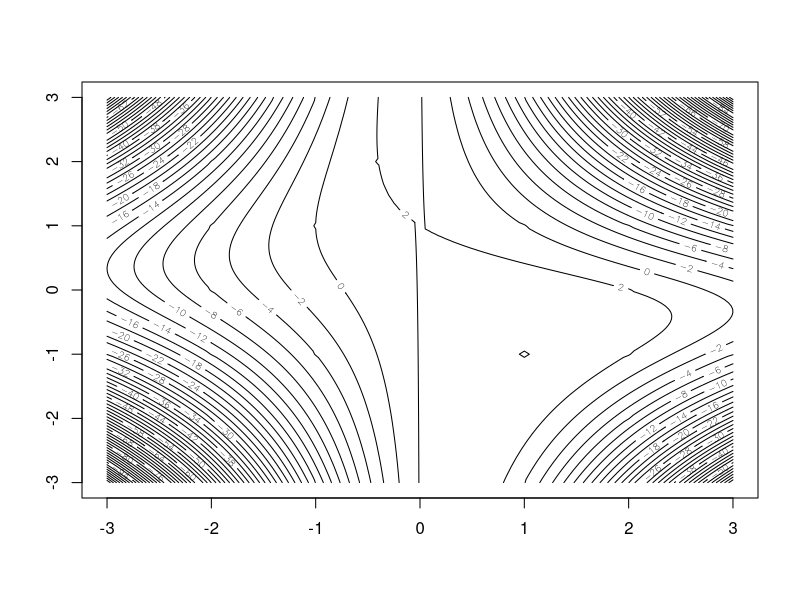
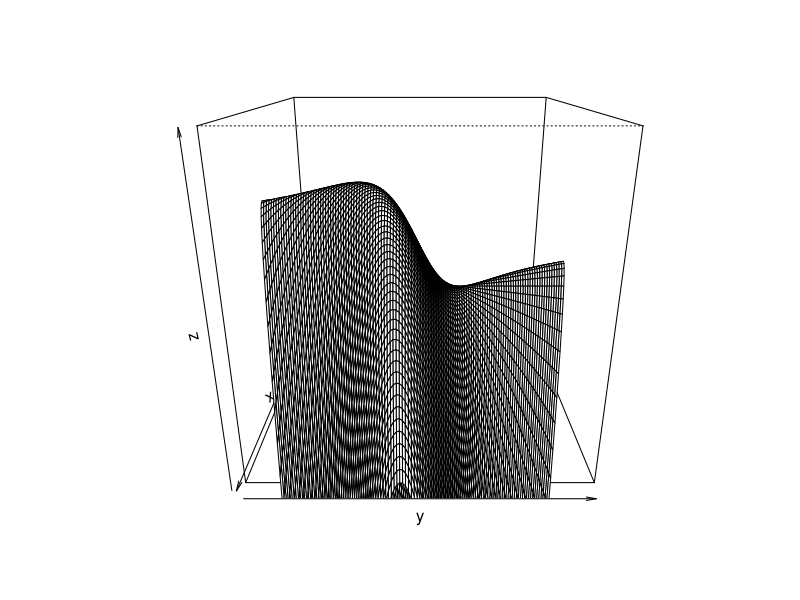

These figures' R source, in order:
## ---- chunk 1
knitr::opts_chunk$set(echo = TRUE)
## ---- chunk 2
f <- function(p){
  x <- p[1]
  y <- p[2]
  return(-x^2 -x^2*y^2 -2*x*y +2*x +2)
}
f_x <- function(p){
  x <- p[1]
  y <- p[2]
  return(-2*x -2*x*y^2 -2*y +2)
}
f_y <- function(p){
  x <- p[1]
  y <- p[2]
  return(-2*x^2*y-2*x)
}
f_xy <- function(p){
  x <- p[1]
  y <- p[2]
  return(-4*x*y-2)
}
f_xx <- function(p){
  x <- p[1]
  y <- p[2]
  return(-2 -2*y^2)
}
f_yy <- function(p){
  x <- p[1]
  y <- p[2]
  return(-2*x^2)
}
get_gradient <- function(p){
  return(c(f_x(p), f_y(p)))
}
get_hessian <- function(p){
  hess <- matrix(c(f_xx(p), f_xy(p), f_xy(p), f_yy(p)), ncol=2)
  return(hess)
}

x <- seq(-3,3,0.05)
y <- seq(-3,3,0.05)

lx <- length(x)
ly <- length(y)

points1 <- matrix(0,nrow=lx, ncol=ly)

for (i in 1:lx){
  for (q in 1:ly){
    points1[i,q] <- f(c(x[i], y[q]))
  }
}

contour(x,y,points1, nlevels=50)
# unnecessary not so good looking 3d plot
persp(x, y, points1, xlab="x", ylab="y", zlab="z", theta=90, phi=20, zlim=c(0, 5))

## ---- chunk 3
newton <- function(x, epsilon){
  #x is you starting vector
  dist <- 999
  
  while(dist > epsilon){
    gp <- get_gradient(x)
    gpp <- get_hessian(x)
    x_next <- x - solve(gpp)%*%gp
    dist <- sum((x-x_next)*(x-x_next))
    x <- x_next
  }
  return(x)
}
## ---- chunk 4
p1 <- c(2,0)
p2 <- c(-1,-2)
p3 <- c(0,1)
p4 <- c(10,-10)
epsilon <- 1E-8
newton(p1, epsilon)
newton(p2, epsilon)
newton(p3, epsilon)
newton(p4, epsilon)

## ---- chunk 5
print("Gradient and Hessian for the point (0,1)")
get_gradient(c(0,1))
get_hessian(c(0,1))
print("this is a saddle point")
#print("the matrix is negative semi-definite")

print("Gradient and Hessian for the point (1,-1)")
get_gradient(c(1,-1))
get_hessian(c(1,-1))

print("this is a maximum")

